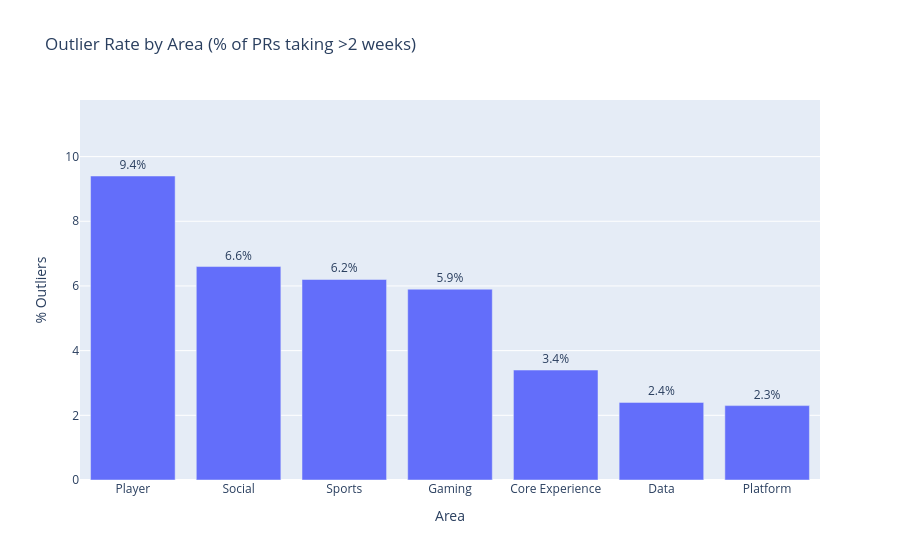

Notebook code cell kept with this figure:
### Code cell
# Visualize outlier rate by area
outlier_pct_values = df_outliers_by_area['outlier_pct'].astype(float)

fig = px.bar(df_outliers_by_area, x='area', y='outlier_pct',
             title='Outlier Rate by Area (% of PRs taking >2 weeks)',
             text='outlier_pct')
fig.update_traces(texttemplate='%{text:.1f}%', textposition='outside')
fig.update_layout(
    yaxis_title='% Outliers', 
    xaxis_title='Area',
    yaxis_range=[0, outlier_pct_values.max() * 1.25]
)
fig.show()

# Add org-wide average line for context
org_avg = df_outliers_by_area['outlier_prs'].sum() / df_outliers_by_area['total_prs'].sum() * 100
print(f"\nOrg-wide outlier rate: {org_avg:.1f}%")

### Figure 1 — Plotly figure (JSON) as saved in the notebook; plotly's stock layout.template omitted (floating-point values rounded to 4 significant figures)
{"data": [{"hovertemplate": "area=%{x}<br>outlier_pct=%{text}<extra></extra>", "legendgroup": "", "marker": {"color": "#636efa", "pattern": {"shape": ""}}, "name": "", "orientation": "v", "showlegend": false, "text": [9.4, 6.6, 6.2, 5.9, 3.4, 2.4, 2.3], "textposition": "outside", "texttemplate": "%{text:.1f}%", "type": "bar", "x": ["Player", "Social", "Sports", "Gaming", "Core Experience", "Data", "Platform"], "xaxis": "x", "y": [9.4, 6.6, 6.2, 5.9, 3.4, 2.4, 2.3], "yaxis": "y"}], "layout": {"barmode": "relative", "legend": {"tracegroupgap": 0}, "title": {"text": "Outlier Rate by Area (% of PRs taking >2 weeks)"}, "xaxis": {"anchor": "y", "domain": [0, 1], "title": {"text": "Area"}}, "yaxis": {"anchor": "x", "domain": [0, 1], "range": [0, 11.75], "title": {"text": "% Outliers"}}}}
